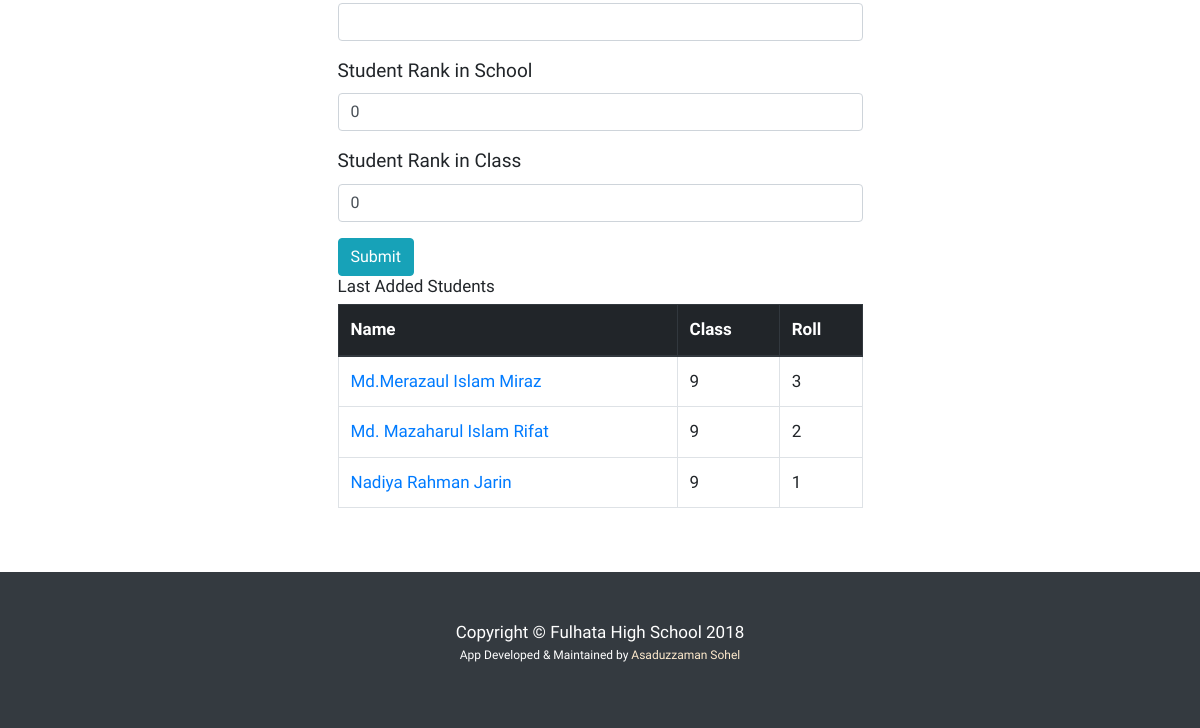
Page /results/student_add/ (signed in, lower part) on the earlier database version.
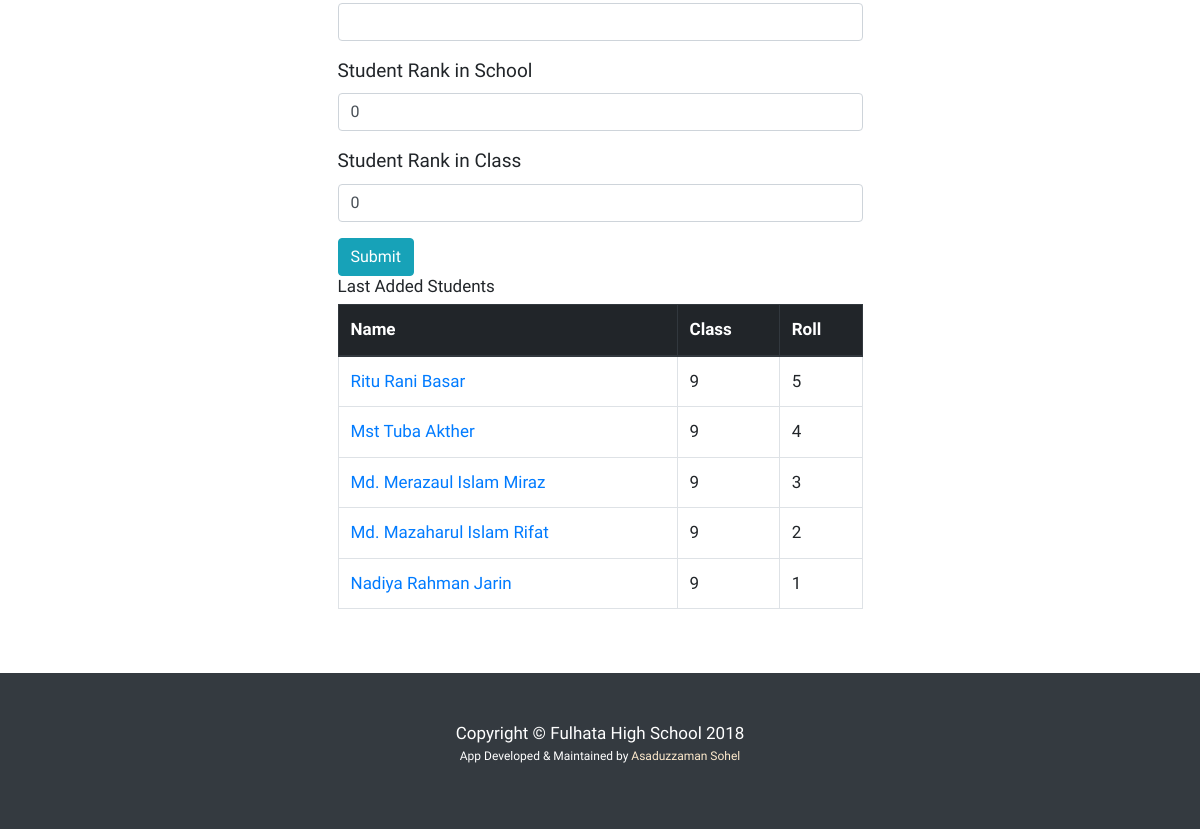
Same page on the later database version.
### results/models.py (models this page shows, shortened)
class StdCommon(models.Model):
    pub_date = models.DateTimeField(auto_now_add=True)
    update_date = models.DateTimeField(auto_now=True)

class StudentInfo(StdCommon):
    std_name = models.CharField('Student Name',max_length=100, help_text='Type only student Full Name like as Nazmul Islam or Nazrul Islam', blank=True, null=True)
    std_class = models.CharField('Student Class',max_length=2, choices=STD_CLASS, default=6, help_text='Select a class')
    std_roll = models.IntegerField('Roll Number',help_text='Type Student Roll Number (Only Number)')
    std_group=models.CharField('Group', choices=STD_GROUP, max_length=1, default='G')
    std_gender=models.CharField('Gender', max_length=10, choices=STD_GENDER, default='MALE')
    std_total_marks = models.FloatField('Total Marks', default=0, blank=True, null=True)
    std_gpa = models.CharField('GPA', max_length=50,default='F', blank=True, null=True)
    std_grade_point_total_sum=models.FloatField('Total Avg Number per Subject', blank=True, null=True) # toal grade point sum
    std_grade_point_total_subject_avg = models.FloatField(
        'Total GPA', blank=True, null=True) #avg gradepoint
    std_fail_subject=models.IntegerField('Fail Subject', blank=True, null=True)
    school_rank=models.IntegerField('Student Rank in School',default=0, blank=True, null=True)
    class_rank = models.IntegerField(
        'Student Rank in Class', default=0, blank=True, null=True)
    class Meta:
            verbose_name = ("Student Detail")
            verbose_name_plural = ("Student Detail's")
            ordering = ['std_roll']

### results/views.py (the view)
# urls.py: path('student_add/', StudentAdd.as_view(), name='std_add'),
class StudentAdd(LoginRequiredMixin, CreateView):
    form_class = AddStudentInfo
    template_name='results/std_add.html'
    success_url = reverse_lazy('std_add')
    login_url = 'login'
    def get_context_data(self, **kwargs):
        context = super(StudentAdd, self).get_context_data(**kwargs)
        context['std_all']=StudentInfo.objects.all().order_by('-pub_date')
        return context

### results/forms.py
class AddStudentInfo(forms.ModelForm):
    class Meta:
        model=StudentInfo
        fields=("__all__")

### results/templates/results/std_add.html (shortened to what this page needs)
{% extends "results/base.html" %}
{% load crispy_forms_tags %}
{% block main_content %}
<div class="col-md-6 offset-md-3  centered">
    <form action="" method="POST">
        {{form|crispy}}
<input type="submit" value="Submit" class="btn btn-info">
    </form>
</div>
<div class="col-md-5 offset-md-3  centered">
    <h1>Last Added Students</h1>
</div>
<div class="col-md-6 offset-md-3  centered">
    <div>
<table class="table table-bordered">
            <thead class="thead-dark">
                <tr>
                    <th>Name</th>
                    <th>Class</th>
                    <th>Roll</th>
                </tr>
            </thead>
            <tbody>
            {% for std in std_all %}
                <tr>
                    <td>
                        <a href="{% url 'std_details' std.id %}">{{std.std_name}}</a>
                    </td>
                    <td>{{std.std_class}}</td>
                    <td>{{std.std_roll}}</td>
                </tr>
            {% endfor %}
            </tbody>
        </table>
    </div>
</div>
{% endblock %}

Differences in the rows shown:
added StudentInfo: std_name "Ritu Rani Basar", std_class "9", std_roll "5"
added StudentInfo: std_name "Mst Tuba Akther", std_class "9", std_roll "4"
changed StudentInfo: std_name "Md.Merazaul Islam Miraz" → "Md. Merazaul Islam Miraz"
